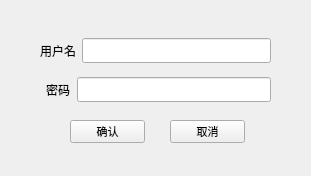
<?xml version="1.0" encoding="UTF-8"?>
<ui version="4.0">
 <class>login</class>
 <widget class="QWidget" name="login">
  <property name="geometry">
   <rect>
    <x>0</x>
    <y>0</y>
    <width>311</width>
    <height>176</height>
   </rect>
  </property>
  <property name="windowTitle">
   <string>Form</string>
  </property>
  <property name="autoFillBackground">
   <bool>false</bool>
  </property>
  <widget class="QPushButton" name="pushButton">
   <property name="geometry">
    <rect>
     <x>70</x>
     <y>120</y>
     <width>75</width>
     <height>23</height>
    </rect>
   </property>
   <property name="font">
    <font>
     <pointsize>8</pointsize>
     <weight>50</weight>
     <bold>false</bold>
    </font>
   </property>
   <property name="text">
    <string>确认</string>
   </property>
  </widget>
  <widget class="QPushButton" name="pushButton_2">
   <property name="geometry">
    <rect>
     <x>170</x>
     <y>120</y>
     <width>75</width>
     <height>23</height>
    </rect>
   </property>
   <property name="font">
    <font>
     <pointsize>8</pointsize>
     <weight>50</weight>
     <bold>false</bold>
    </font>
   </property>
   <property name="text">
    <string>取消</string>
   </property>
  </widget>
  <widget class="QWidget" name="verticalLayoutWidget">
   <property name="geometry">
    <rect>
     <x>40</x>
     <y>30</y>
     <width>231</width>
     <height>80</height>
    </rect>
   </property>
   <property name="font">
    <font>
     <family>新宋体</family>
     <pointsize>9</pointsize>
    </font>
   </property>
   <layout class="QVBoxLayout" name="verticalLayout">
    <item>
     <layout class="QHBoxLayout" name="horizontalLayout">
      <item>
       <widget class="QLabel" name="label">
        <property name="font">
         <font>
          <family>新宋体</family>
          <pointsize>9</pointsize>
         </font>
        </property>
        <property name="text">
         <string>用户名</string>
        </property>
       </widget>
      </item>
      <item>
       <widget class="QLineEdit" name="lineEdit">
        <property name="font">
         <font>
          <family>新宋体</family>
          <pointsize>9</pointsize>
         </font>
        </property>
       </widget>
      </item>
     </layout>
    </item>
    <item>
     <layout class="QHBoxLayout" name="horizontalLayout_2">
      <item>
       <widget class="QLabel" name="label_2">
        <property name="font">
         <font>
          <family>新宋体</family>
          <pointsize>9</pointsize>
         </font>
        </property>
        <property name="text">
         <string>  密码</string>
        </property>
       </widget>
      </item>
      <item>
       <widget class="QLineEdit" name="lineEdit_2">
        <property name="font">
         <font>
          <family>新宋体</family>
          <pointsize>9</pointsize>
         </font>
        </property>
       </widget>
      </item>
     </layout>
    </item>
   </layout>
  </widget>
 </widget>
 <resources/>
 <connections/>
</ui>
